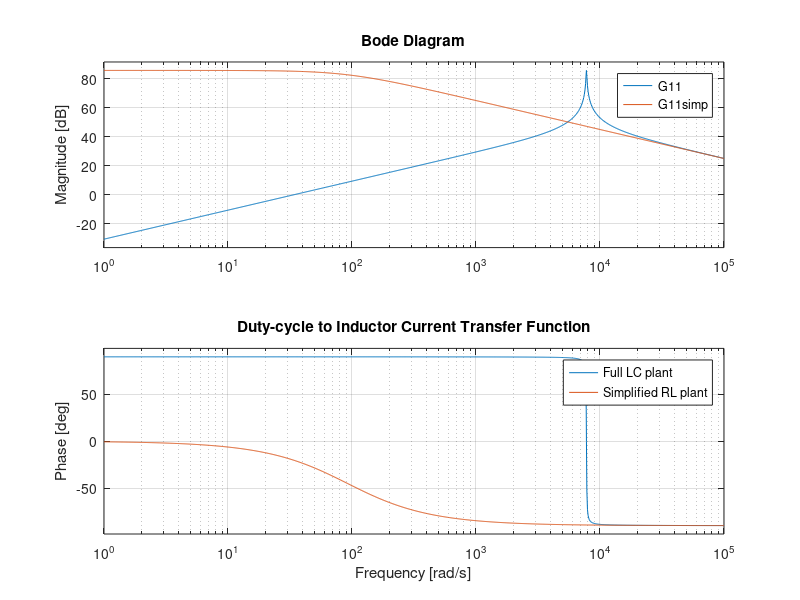
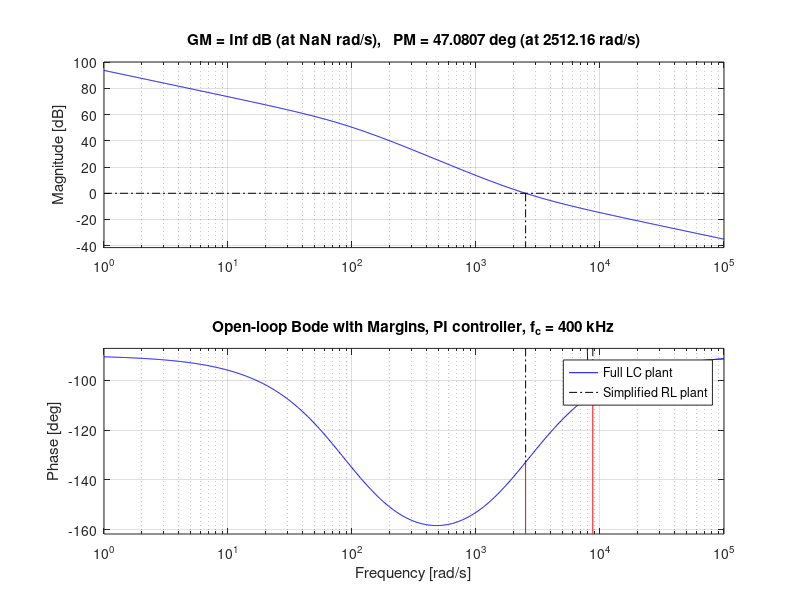

Source code (MATLAB) for these figures, in order:
%Crossover frequency at 7 kHz

%Parameters
L  = 0.4137e-3;
C  = 40e-6;
RL = 0.03799;
fs = 70e3;
Vb = 750;
D  = 0.5;

%% -------------------------------------------------
% Plant models
%% -------------------------------------------------
s = tf('s');

% Full LC plant (duty -> inductor current)
den = s^2 + (RL/L)*s + 1/(L*C);
G11 = (Vb/L)*s / den;

% Simplified RL plant
G11simp = Vb/(s*L + RL);

figure
bode(G11, G11simp)
grid on
legend('Full LC plant','Simplified RL plant','Location','best')
title('Duty-cycle to Inductor Current Transfer Function')

fc1 = 400;       
wc1 = 2*pi*fc1;

wi1 = wc1; 
Kp1 = wc1*L/(sqrt(2)*Vb); 
Ki1 = Kp1 * wi1;
fprintf('400 Hz controller:\n');
fprintf('  Kp1 = %.6g\n', Kp1);
fprintf('  Ki1 = %.6g\n', Ki1);
Gc1 = Kp1*(1 + wi1/s);

L1 = Gc1 * G11;
L1_simp = Gc1 * G11simp;

figure
margin(L1)
hold on
margin(L1_simp)
grid on
legend('Full LC plant', 'Simplified RL plant', 'Location','best')
title('Open-loop Bode with Margins, PI controller, f_c = 400 kHz')